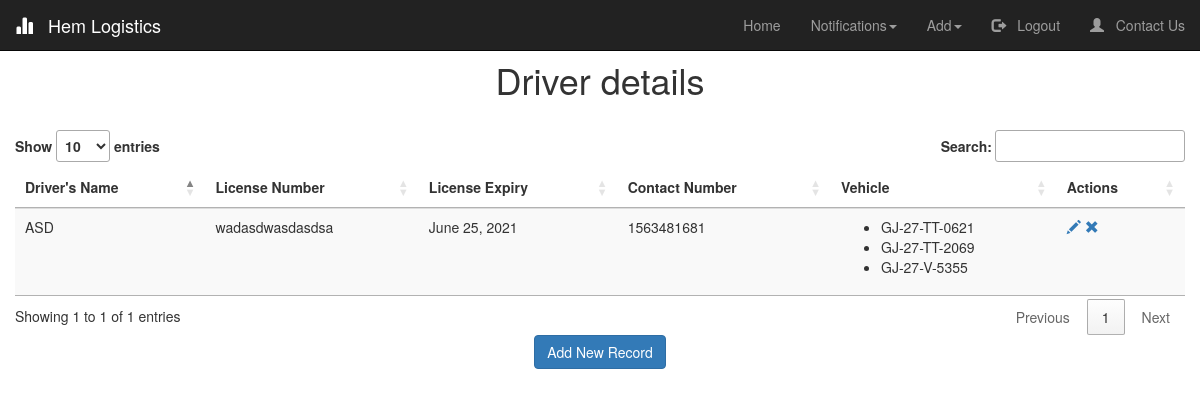
/Driver/ (signed in), run on the app's committed database.
### logistics/models.py (models this page shows, shortened)
class Driver(models.Model):
    Name = models.CharField(max_length=50)
    License_number = models.CharField(verbose_name="DL Number", unique=True, max_length=15, validators=[MinLengthValidator(15,message = "Invalid License Number")])
    License_expiry = models.DateField(verbose_name="License Expiry", validators=[date_validate])#,input_formats = ['%d/%m/%Y'])
    Contact_number = models.CharField(verbose_name="Contact Number", max_length=10,validators=[RegexValidator('[0-9]{10}',message = "Invalid Number")])
    Vehicle=models.ManyToManyField(Vehicle)
    License_expired = models.BooleanField(default=False)

class Vehicle(models.Model):
    Owner  = models.CharField(max_length=50, verbose_name="Owner's Name")
    RC_number = models.CharField(unique =True, verbose_name="RC Number", max_length=13, validators=[MinLengthValidator(12,message = "Invalid RC Number"), RegexValidator('([A-Z]{2})+-([0-9]{1})+-[A-Z]+-[0-9]{4}',message = "Use proper formatting")])
    PAN_number = models.CharField(verbose_name="PAN Number", max_length=10, validators=[MinLengthValidator(10,message = "Invalid PAN Number")])
    Type = models.CharField(verbose_name="Type of Vehicle", choices=TYPE_CHOICES, max_length=10)
    Other = models.CharField(blank = True,verbose_name='',max_length=10)
    Insurance_policy_number = models.CharField(max_length=25)
    PUC_expiry_date = models.DateField()
    Insurance_expiry_date = models.DateField(validators=[date_validate])#,input_formats = ['%d/%m/%Y'])
    Safety_equipments = models.BooleanField(default=False)
    GPS = models.BooleanField(default=False)
    Contact_number = models.CharField(max_length=10,validators=[MinLengthValidator(10,message = "Invalid Contact Number"),RegexValidator('([0-9]{10})',message="Should be numeric values only")])
    Notifications = models.BooleanField(verbose_name="Notifications Needed", default=True)
    Insurance_expired = models.BooleanField(default=False)
    PUC_expired = models.BooleanField(default=False)
    Available = models.BooleanField(default=True)
    Balance = models.IntegerField(default=0)
    def __str__(self):
        return self.RC_number

### logistics/views.py (the view)
# urls.py: path('Driver/', logistics_view.show_driver, name='show_driver'),
@login_required(login_url='/login')
def show_driver(request):
	driver = Driver.objects.order_by('Name')
	return render(request, 'show_driver.html', {'title':'Driver', 'driver':driver })

### logistics/templates/show_driver.html (shortened to what this page needs)
{% extends "index.html" %}
{% load crispy_forms_tags %}
{% block start %}
<link rel="stylesheet" type="text/css" href="https://cdn.datatables.net/1.10.24/css/jquery.dataTables.css">
<h1 style="text-align: center; padding-top: 20px;"> Driver details</h1>
<table id="table" class="table table-striped" style="overflow-y: scroll; height: 1px;">
    <thead class="thead-dark">
    <tr>
        <th>Driver's Name</th>
        <th>License Number</th>
        <th>License Expiry</th>
        <th>Contact Number</th>
        <th>Vehicle</th>
        {% if user.is_authenticated %}
        <th>Actions</th>
        {% endif %}
    </tr>
    </thead>
    <tbody>
{% for x in driver %}
    <tr>
        <td>{{ x.Name }}</td>
        <td>{{ x.License_number }}</td>
        <td>{{ x.License_expiry }}</td>
        <td>{{ x.Contact_number }}</td>
        <td>
            <ul>
            {% for v in x.Vehicle.all %}
                <li>
                    <button class="astext" id = {{x.id}}{{v.id}}>{{ v }}</button>
                </li>
            {% endfor %}
            </ul>
        </td>
        {% if user.is_authenticated %}
        <td>
            <a href="/edit_driver/{{ x.id }}"><span class="glyphicon glyphicon-pencil" > </span></a>
            <a href="/delete_driver/{{ x.id }}" class="confirm-delete"><span class="glyphicon glyphicon-remove"> </span></a>
        </td>
        {% endif %}
    </tr>
{% endfor %}
    </tbody>
</table>
{% if user.is_authenticated %}
<center><a href="/Add Driver/" class="btn btn-primary">Add New Record</a></center>
{% endif %}
<br />
<br />
{% endblock start %}

### logistics/static/index.css (style rules this page uses)
* { margin: auto; position: relative; box-sizing: border-box; }
.astext { background:none; border:none; margin:0; padding:0; cursor: pointer; }

### data on the page
Driver: Name "ASD", License_number "wadasdwasdasdsa", License_expiry "June 25, 2021", Contact_number "1563481681"
Vehicle: RC_number "GJ-27-TT-0621"
Vehicle: RC_number "GJ-27-TT-2069"
Vehicle: RC_number "GJ-27-V-5355"
